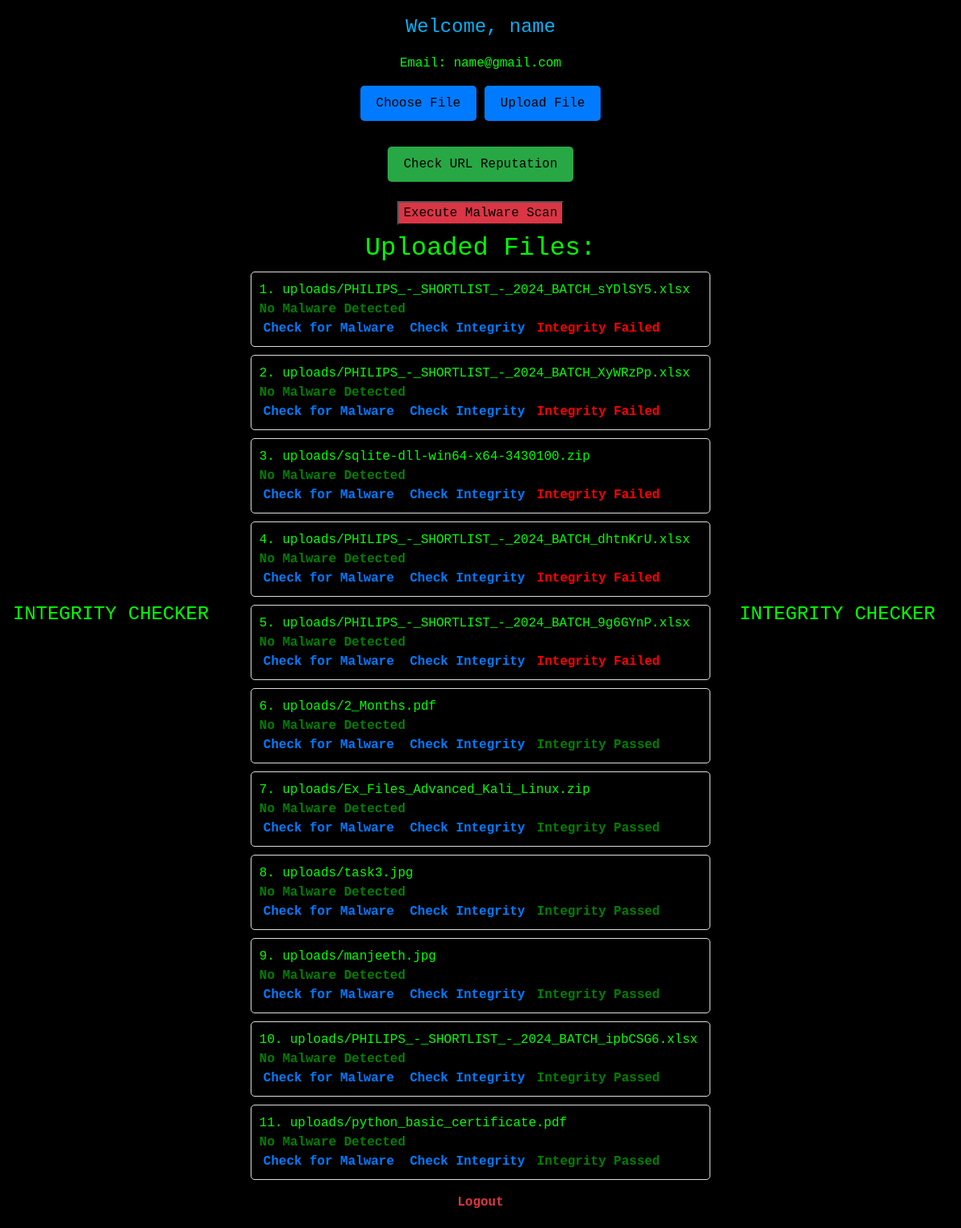
Screenshot of /profile/ (signed in) with the database file from the repository.
### ic/models.py (models this page shows, shortened)
class UploadedFile(models.Model):
    STATUS_CHOICES = (
        ('CLEAN', 'Clean'),
        ('INFECTED', 'Infected'),
        ('MODIFIED', 'Modified'),
        ('INTEGRITY_CHECK_PASSED', 'Integrity Check Passed'),
    )
    user = models.ForeignKey(User, on_delete=models.CASCADE)
    file = models.FileField(upload_to='uploads/')
    uploaded_at = models.DateTimeField(auto_now_add=True)
    status = models.CharField(max_length=23, choices=STATUS_CHOICES, default='CLEAN')
    checksum = models.CharField(max_length=32, blank=True, null=True)
    malware_scan_result = models.TextField(blank=True, null=True)

### ic/views.py (the view)
# urls.py: path('profile/', views.profile, name='profile'),
@login_required
def profile(request):
    uploaded_files = UploadedFile.objects.filter(user=request.user)
    integrity_status = {}
    for file in uploaded_files:
        if file.status == 'INTEGRITY_CHECK_PASSED':
            integrity_status[file.id] = 'Integrity check passed. The file is intact.'
        elif file.status == 'MODIFIED':
            integrity_status[file.id] = 'File integrity check failed. The file has been modified.'
    return render(request, 'profile.html', {'uploaded_files': uploaded_files, 'integrity_status': integrity_status})

### templates/profile.html (shortened to what this page needs)
{% extends 'base.html' %} {% block content %}
<div style="text-align: center;">
    <h1>Welcome, {{ user.username }}</h1>
    <div class="user-info">
        <p>Email: {{ user.email }}</p>
        <form method="post" action="{% url 'upload_file' %}" enctype="multipart/form-data">
            <label for="file" class="upload-button">Choose File</label>
            <button type="submit" class="upload-button">Upload File</button>
        </form>
        <form method="get" action="{% url 'check_url_reputation' %}"><br>
            <button type="submit" class="check-reputation-button">Check URL Reputation</button>
        </form><br>
        <form method="post" action="{% url 'execute_scan_for_malware' %}">
            <button type="submit" class="execute-button" id="scan-result-button">Execute Malware Scan</button>
        </form>
    </div>
</div>
<h2 style="text-align: center;">Uploaded Files:</h2>
<ul>
    {% for file in uploaded_files %}
    <li>
        <span>{{ forloop.counter }}.</span> <span>{{ file.file.name }}</span><br> {% if file.malware_detected %}
        <span class="malware-detected status">Malware Detected</span> <br>{% else %}
        <span class="integrity-passed status">No Malware Detected</span> <br>{% endif %}
        <div>
            <a href="{% url 'check_malware' file_id=file.id %}" class="file-action-link">Check for Malware</a>
            <a href="{% url 'check_integrity' file_id=file.id %}" class="file-action-link">Check Integrity</a> {% if file.status == 'INTEGRITY_CHECK_PASSED' %}
            <span class="integrity-passed status">Integrity Passed</span> {% elif file.status == 'MODIFIED' %}
            <span class="integrity-failed status">Integrity Failed</span> {% endif %}
        </div>
    </li>
    {% endfor %}
</ul>
<div style="text-align: center;">
    <a href="{% url 'logout' %}" class="logout-link">Logout</a>
</div>
{% endblock %}

### templates/base.html (shortened to what this page needs)
<!DOCTYPE html>
<html lang="en">
<head>
    <link rel="stylesheet" href="https://stackpath.bootstrapcdn.com/bootstrap/4.5.2/css/bootstrap.min.css">
</head>
<body>
    <div class="navbar">
        <a class="navbar-brand" href="#">Integrity Checker</a>
    </div>
    <div class="container">
        {% block content %} {% endblock %}
    </div>
    <footer>
        <div class="navbar">
            <a class="navbar-brand" href="#">Integrity Checker</a>
        </div>
    </footer>
</body>
</html>

### templates/base.html (style rules this page uses)
body { font-family: 'Courier New', Courier, monospace; background-color: black; color: #0f0; margin: 0; padding: 0; display: flex; align-items: center; justify-content: center; min-height: 100vh; background-image: url('https://wallpapercave.com/wp/9iapSjX.png'); background-size: cover; }
.navbar { background-color: #000; justify-content: center; text-align: center; }
.navbar-brand, .navbar-nav .nav-link { color: #0f0; }
.navbar-brand { font-size: 24px; text-transform: uppercase; }
.container { padding: 20px; background-color: black; border-radius: 5px; box-shadow: 0px 0px 10px rgba(0, 0, 0.5, 0.5); }
footer { background-color: #000; color: #0f0; text-align: center; padding: 10px 0; }

### templates/profile.html (style rules this page uses)
.execute-button { background-color: #dc3545; animation: pulse 1s infinite; }
body { background-color: black; }
h1 { font-size: 24px; color: #05b1f5; }
.user-info { background-color: black; padding: 10px; border-radius: 5px; }
.upload-button { background-color: #007bff; color: black; border: none; border-radius: 5px; padding: 10px 20px; cursor: pointer; transition: background-color 0.3s; }
.check-reputation-button { background-color: #28a745; color: black; border: none; border-radius: 5px; padding: 10px 20px; cursor: pointer; transition: background-color 0.3s; }
ul { list-style-type: none; padding: 0; }
ul li { margin: 10px 0; padding: 10px; border: 1px solid #ddd; border-radius: 5px; background-color: black; }
.file-action-link { margin: 5px; color: #007bff; text-decoration: none; font-weight: bold; transition: color 0.3s; }
.status { font-weight: bold; margin-top: 5px; }
.integrity-passed { color: green; }
.integrity-failed { color: red; }
.logout-link { margin-top: 20px; color: #dc3545; text-decoration: none; font-weight: bold; transition: color 0.3s; }

### rows the page displays
UploadedFile: file.name "uploads/PHILIPS_-_SHORTLIST_-_2024_BATCH_sYDlSY5.xlsx", status "Integrity Failed"
UploadedFile: file.name "uploads/PHILIPS_-_SHORTLIST_-_2024_BATCH_XyWRzPp.xlsx", status "Integrity Failed"
UploadedFile: file.name "uploads/sqlite-dll-win64-x64-3430100.zip", status "Integrity Failed"
UploadedFile: file.name "uploads/PHILIPS_-_SHORTLIST_-_2024_BATCH_dhtnKrU.xlsx", status "Integrity Failed"
UploadedFile: file.name "uploads/PHILIPS_-_SHORTLIST_-_2024_BATCH_9g6GYnP.xlsx", status "Integrity Failed"
UploadedFile: file.name "uploads/2_Months.pdf", shows "Integrity Passed"
UploadedFile: file.name "uploads/Ex_Files_Advanced_Kali_Linux.zip", shows "Integrity Passed"
UploadedFile: file.name "uploads/task3.jpg", shows "Integrity Passed"
UploadedFile: file.name "uploads/manjeeth.jpg", shows "Integrity Passed"
UploadedFile: file.name "uploads/PHILIPS_-_SHORTLIST_-_2024_BATCH_ipbCSG6.xlsx", shows "Integrity Passed"
UploadedFile: file.name "uploads/python_basic_certificate.pdf", shows "Integrity Passed"

### other values shown
{{ user.username }} "name"
{{ user.email }} "name@gmail.com"
